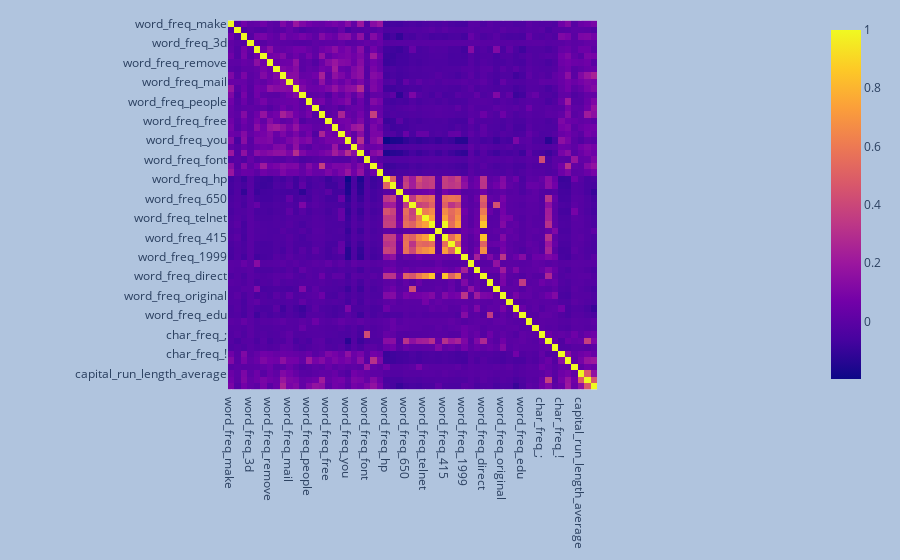

Write notebook code for a chart like this one.
### Markdown cell above
The number of non spam mails is higher but it dosen't have high bias, so it's good.

### Code cell
fig = px.imshow(X.corr())
fig.update_layout(
    margin=dict(l=20, r=20, t=20, b=20),
    paper_bgcolor="LightSteelBlue",
)
fig.show()
plt.show()

### Figure 1 — Plotly figure (JSON) as saved in the notebook; plotly's stock layout.template omitted (floating-point values rounded to 4 significant figures; data arrays with more than 128 entries replaced by an {"elided": "..."} marker saying what was removed)
{"data": [{"coloraxis": "coloraxis", "hovertemplate": "x: %{x}<br>y: %{y}<br>color: %{z}<extra></extra>", "name": "0", "type": "heatmap", "x": ["word_freq_make", "word_freq_address", "word_freq_all", "word_freq_3d", "word_freq_our", "word_freq_over", "word_freq_remove", "word_freq_internet", "word_freq_order", "word_freq_mail", "word_freq_receive", "word_freq_will", "word_freq_people", "word_freq_report", "word_freq_addresses", "word_freq_free", "word_freq_business", "word_freq_email", "word_freq_you", "word_freq_credit", "word_freq_your", "word_freq_font", "word_freq_000", "word_freq_money", "word_freq_hp", "word_freq_hpl", "word_freq_george", "word_freq_650", "word_freq_lab", "word_freq_labs", "word_freq_telnet", "word_freq_857", "word_freq_data", "word_freq_415", "word_freq_85", "word_freq_technology", "word_freq_1999", "word_freq_parts", "word_freq_pm", "word_freq_direct", "word_freq_cs", "word_freq_meeting", "word_freq_original", "word_freq_project", "word_freq_re", "word_freq_edu", "word_freq_table", "word_freq_conference", "char_freq_;", "char_freq_(", "char_freq_[", "char_freq_!", "char_freq_$", "char_freq_#", "capital_run_length_average", "capital_run_length_longest", "capital_run_length_total"], "xaxis": "x", "y": ["word_freq_make", "word_freq_address", "word_freq_all", "word_freq_3d", "word_freq_our", "word_freq_over", "word_freq_remove", "word_freq_internet", "word_freq_order", "word_freq_mail", "word_freq_receive", "word_freq_will", "word_freq_people", "word_freq_report", "word_freq_addresses", "word_freq_free", "word_freq_business", "word_freq_email", "word_freq_you", "word_freq_credit", "word_freq_your", "word_freq_font", "word_freq_000", "word_freq_money", "word_freq_hp", "word_freq_hpl", "word_freq_george", "word_freq_650", "word_freq_lab", "word_freq_labs", "word_freq_telnet", "word_freq_857", "word_freq_data", "word_freq_415", "word_freq_85", "word_freq_technology", "word_freq_1999", "word_freq_parts", "word_freq_pm", "word_freq_direct", "word_freq_cs", "word_freq_meeting", "word_freq_original", "word_freq_project", "word_freq_re", "word_freq_edu", "word_freq_table", "word_freq_conference", "char_freq_;", "char_freq_(", "char_freq_[", "char_freq_!", "char_freq_$", "char_freq_#", "capital_run_length_average", "capital_run_length_longest", "capital_run_length_total"], "yaxis": "y", "z": {"elided": "57x57 float values"}}], "layout": {"coloraxis": {"colorscale": [[0, "#0d0887"], [0.1111, "#46039f"], [0.2222, "#7201a8"], [0.3333, "#9c179e"], [0.4444, "#bd3786"], [0.5556, "#d8576b"], [0.6667, "#ed7953"], [0.7778, "#fb9f3a"], [0.8889, "#fdca26"], [1, "#f0f921"]]}, "margin": {"b": 20, "l": 20, "r": 20, "t": 20}, "paper_bgcolor": "LightSteelBlue", "xaxis": {"anchor": "y", "constrain": "domain", "domain": [0, 1], "scaleanchor": "y"}, "yaxis": {"anchor": "x", "autorange": "reversed", "constrain": "domain", "domain": [0, 1]}}}
